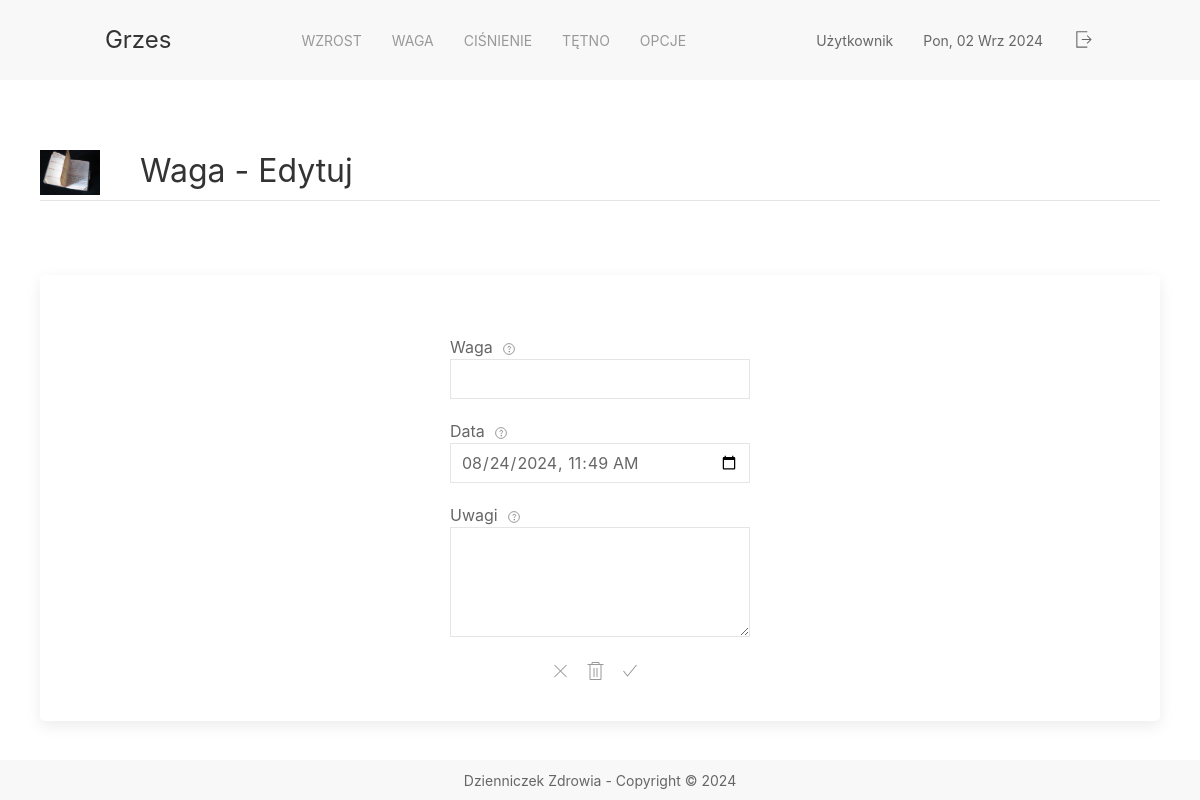
Before: /weights/edit/4 with the older database file.
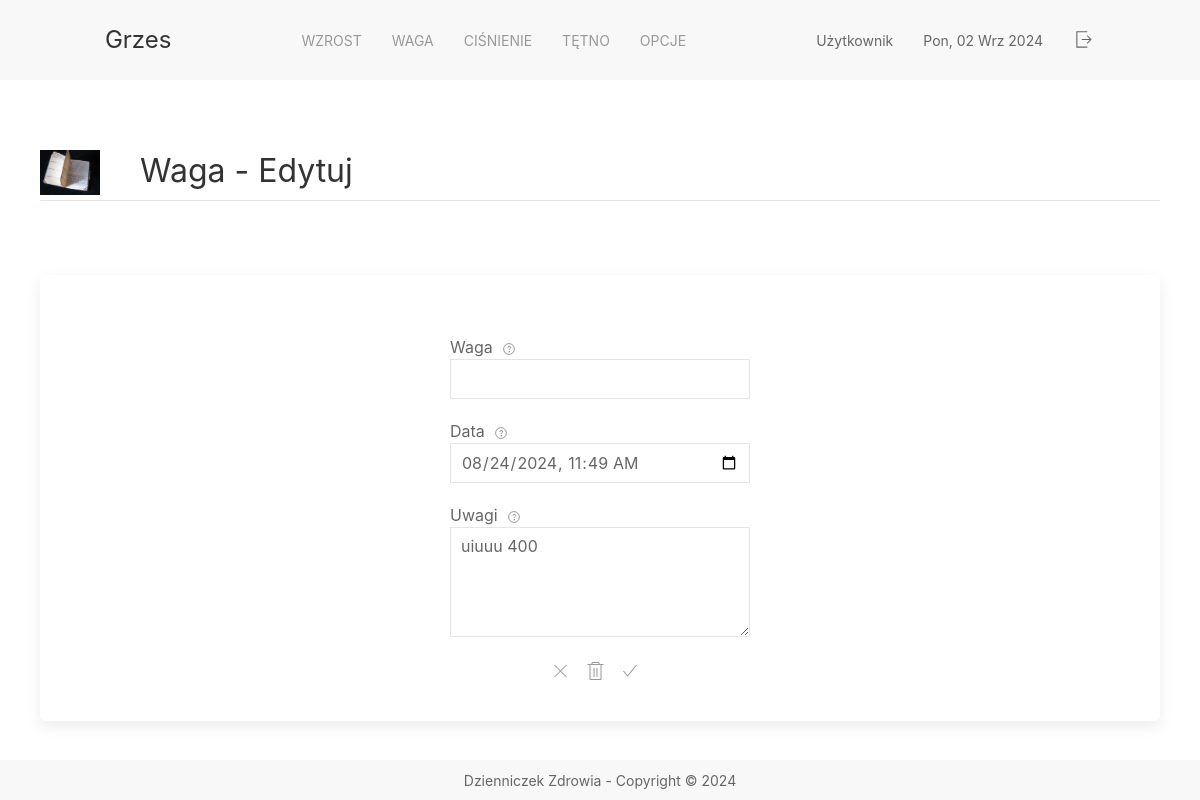
After: the same page with the newer database file.
### app_weight/models.py (models this page shows, shortened)
class Weight(models.Model):
    weight = models.DecimalField(max_digits=5, decimal_places=1 )
    date = models.DateTimeField()
    comments = models.CharField(max_length=255)

### app_weight/views.py (the view, shortened to what this page needs)
# urls.py: path('edit/<int:id>', views.edit_weight, name='edit_weight_url'),
def edit_weight(request, id):
    found_weight = Weight.objects.get(pk=id)
    context = {
        'weight': found_weight,
        'time_value': found_weight.date.strftime("%Y-%m-%dT%H:%M"),
        'time_max': datetime.now().strftime("%Y-%m-%dT%H:%M"),
        'time_min': (datetime.now() - timedelta(weeks=52)).strftime("%Y-%m-%dT%H:%M")
    }
    return render(request, 'app_weight/edit_weight.html', context)

### app_weight/templates/app_weight/edit_weight.html (shortened to what this page needs)
{% extends 'fragments/layout.html' %}
{% load static %}
{% block page_content %}
    <div class="container">
        <div class="uk-panel">
            <img class="uk-align-left uk-margin-remove-adjacent" src="{% static 'background.JPG' %}" width="60"
                 height="28" alt="info">
            <h2 class="uk-heading-divider" style="position: relative">Waga - Edytuj</h2>
        </div>
        <div style="height: 50px"></div>
        <div class="uk-card uk-card-default uk-border-rounded">
            <div class="uk-card-body">
                <form style="width:300px; margin: auto" action="" method="POST">
                    <div class="uk-margin">
                        <label>Waga<span uk-icon="icon: question; ratio: 0.6" uk-tooltip="min 10, max 150" style="margin-left: 10px"></span></label>
                        <input name="weight" type="number" class="uk-input" step="0.1" min="10" max="150" value="{{ weight.weight }}"    required="required">
                    </div>
                    <div class="uk-margin">
                        <label>Data<span uk-icon="icon: question; ratio: 0.6" uk-tooltip="od bieżącej do roku wstecz" style="margin-left: 10px"></span></label>
                        <Input name="date" type="datetime-local" class="uk-input" min="{{time_min}}" value="{{ time_value }}" max="{{time_max}}" required="required">
                    </div>
                    <div class="uk-margin">
                        <label>Uwagi<span uk-icon="icon: question; ratio: 0.6" uk-tooltip="max 255 znaków" style="margin-left: 10px"></span></label>
                        <textarea name="comment" class="uk-textarea" rows="4">{{ weight.comments }}</textarea>
                    </div>
                    <div class="uk-position-relative uk-position-center uk-position-top-center" >
                        <a href="/weights/" class="uk-icon-link uk-margin-small-right" uk-icon="close"
                           uk-tooltip="Anuluj"></a>
                        <a href="{% url 'edit_weight_url' id=weight.id %}" class="uk-icon-link uk-margin-small-right" uk-icon="trash"
                           uk-tooltip="Wyczyść"></a>
                        <button href="" class="uk-icon-link uk-margin-small-right" uk-icon="check" type="submit"
                                uk-tooltip="Zapisz"></button>
                    </div>
                </form>
            </div>
        </div>
        <div class="uk-padding"></div>
    </div>
{% endblock %}

Changed rows visible on the page:
changed Weight: comment (not shown) → "uiuuu 400"
